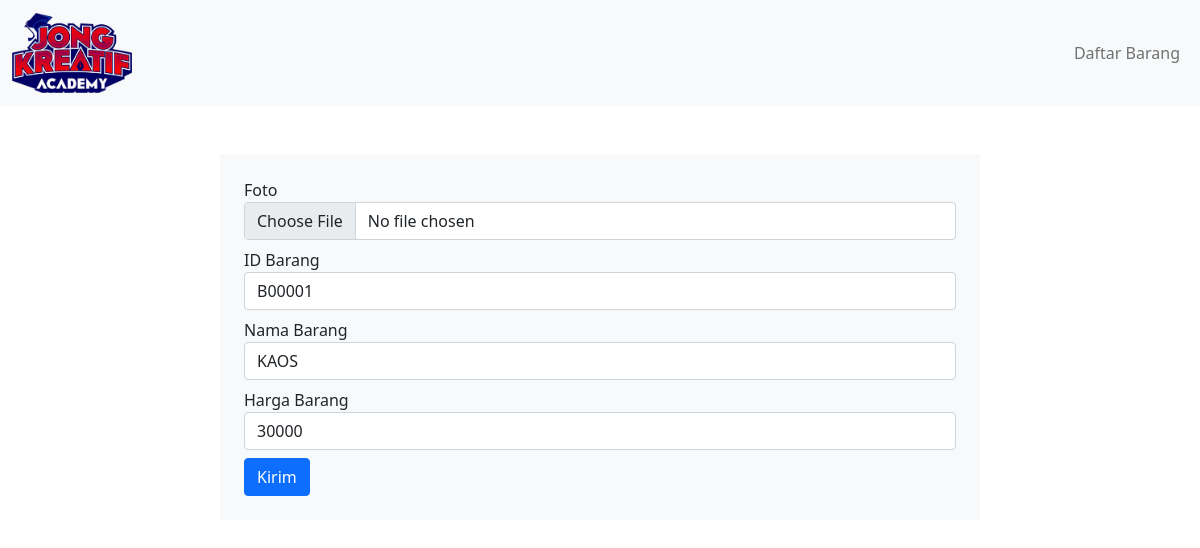
Screenshot of /form_edit.php?id_barang=B00001 with the database file from the repository.
### tables this page shows
CREATE TABLE `barang` (
  `id_barang` varchar(6) NOT NULL,
  `harga` int(10) DEFAULT NULL,
  `nama_barang` varchar(50) DEFAULT NULL,
  `foto` text DEFAULT NULL
);

### form_edit.php (the view, shortened to what this page needs)
<?php
require_once("connection.php");
if( isset($_GET["id_barang"])) $id_barang = $_GET["id_barang"];
else echo "ID Barang tidak ditemukan! <a href='index.php'>Kembali</a>";
$query = "SELECT * FROM barang  WHERE  id_barang ='{$id_barang}'";
$result = mysqli_query($mysqli, $query);
foreach( $result as $barang){
    $id_barang = $barang["id_barang"];
    $nama_barang = $barang["nama_barang"];
    $harga = $barang["harga"];
}
?>
<!DOCTYPE html>
<html lang="en">
<head>
    <link href="https://cdn.jsdelivr.net/npm/bootstrap@5.1.3/dist/css/bootstrap.min.css" rel="stylesheet">
    <link rel="stylesheet" href="https://cdn.jsdelivr.net/npm/bootstrap-icons@1.5.0/font/bootstrap-icons.css">
    <link href="style.css" rel="stylesheet" />
</head>
<body>
    <?php
    require('navbar.php');
    ?>
   <div id="form" class="pt-5">
        <div class="container">
            <div class="row d-flex justify-content-center">
                <div class="col col-8 p-4 bg-light">
                    <form action="action_edit.php" method="POST" enctype="multipart/form-data">
                        <div class="form-group mb-2">
                            <label for="foto">Foto</label>
                            <input name="foto" id="foto" class="form-control" type="file">
                        </div>
                        <div class="form-group mb-2">
                            <label for="id_barang">ID Barang</label>
                            <input name="id_barang" id="id_barang" value="<?=$id_barang?>" class="form-control" type="text" placeholder="ID Barang" required>
                        </div>
                        <div class="form-group mb-2">
                            <label for="name">Nama Barang</label>
                            <input name="nama_barang" id="name" value="<?=$nama_barang?>" class="form-control" type="text" placeholder="Nama Barang" required>
                        </div>
                        <div class="form-group mb-2">
                            <label for="name">Harga Barang</label>
                            <input name="harga" id="tmp_lahir" value="<?=$harga?>" class="form-control" type="text" placeholder="Harga Barang" required>
                        </div>
                        <input name="submit" type="submit" value="Kirim" class="btn btn-primary ">
                    </form>
                </div>
            </div>
        </div>
    </div>
</body>
</html>

### rows the page displays
barang: id_barang "B00001", nama_barang "KAOS", harga "30000"
